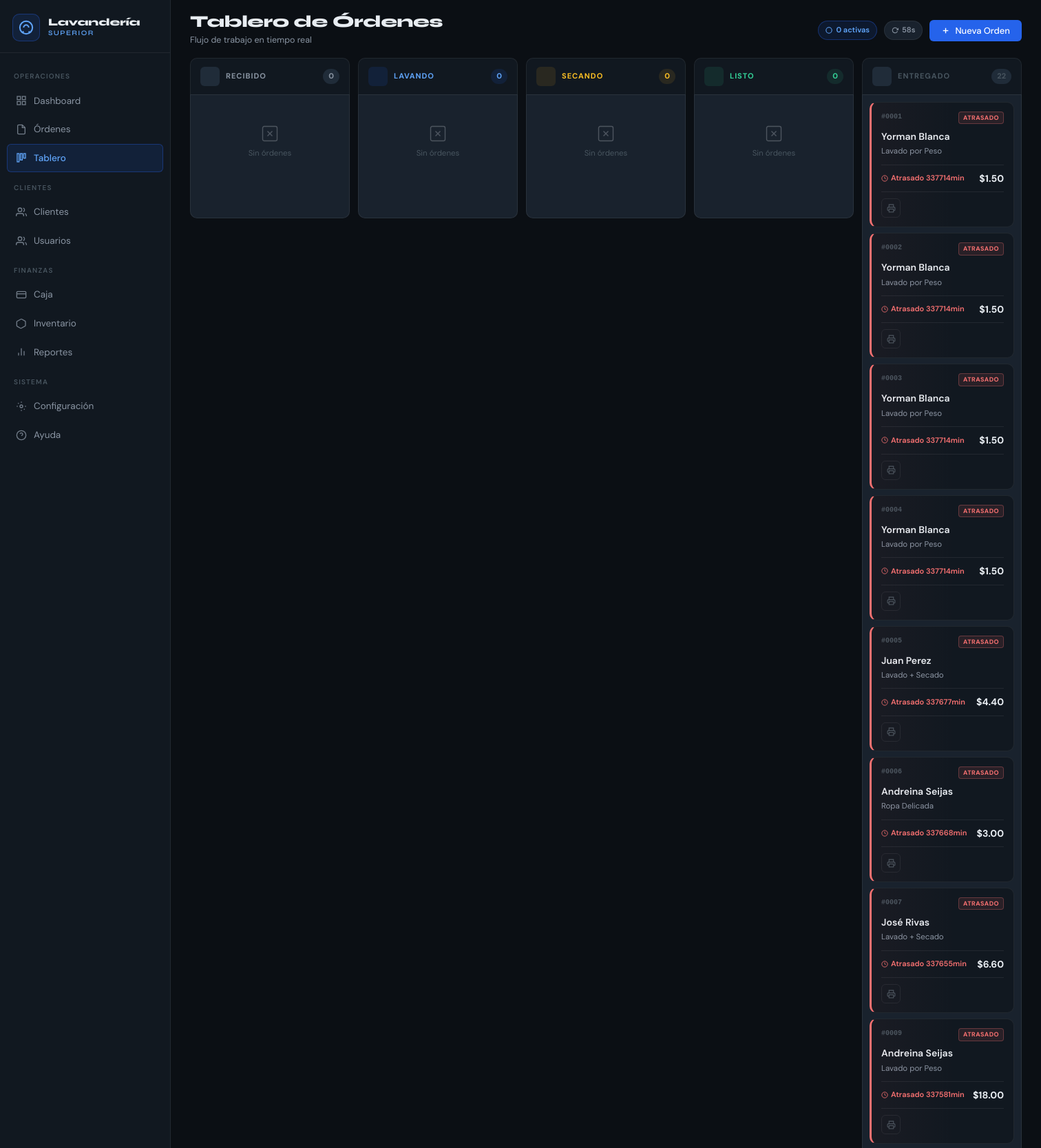
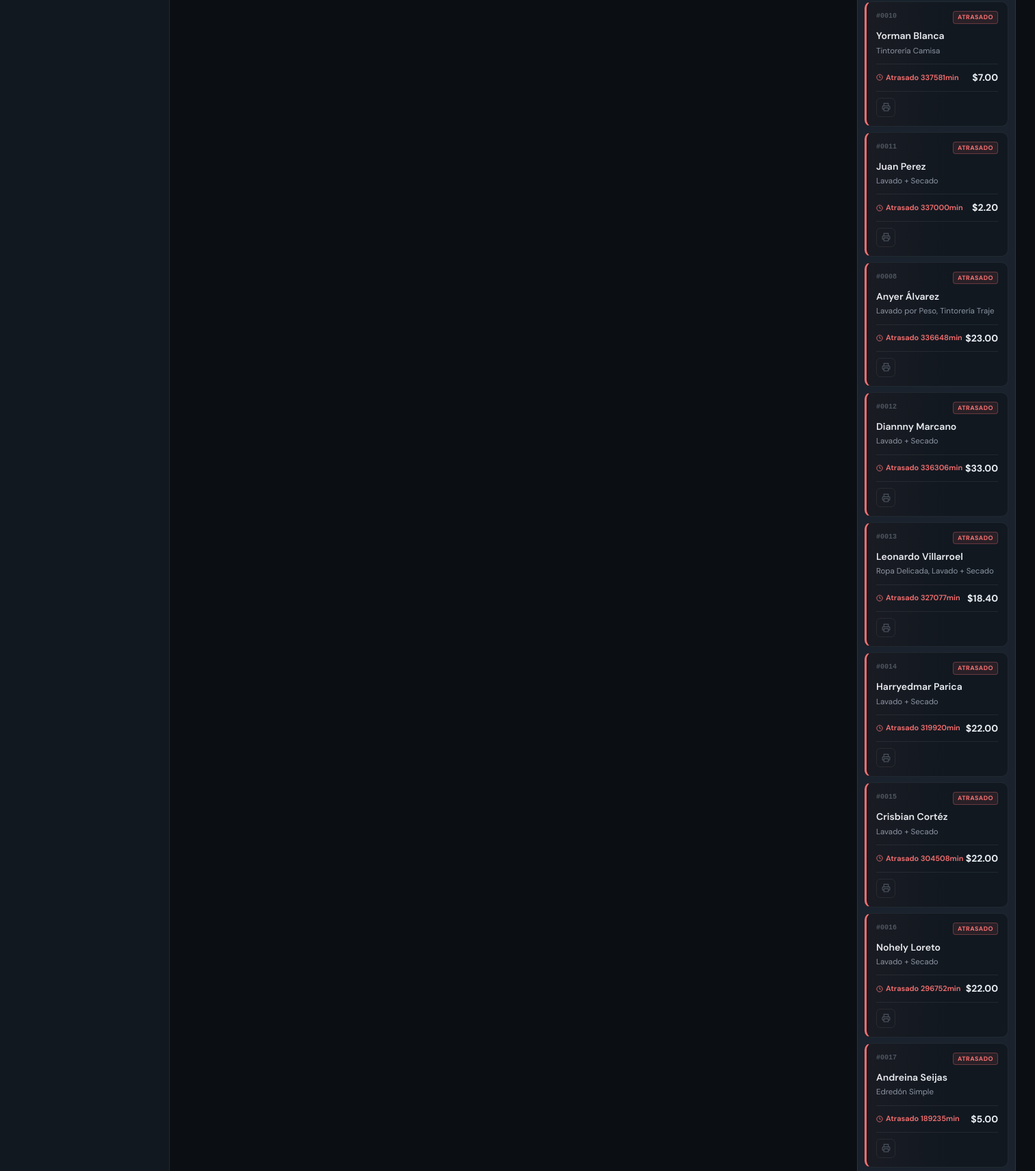
/kanban.php (signed in, upper part), run on the app's committed database (2 pictures, top to bottom).
### tables this page shows
CREATE TABLE `ordenes` (
  `id` int(10) unsigned NOT NULL AUTO_INCREMENT,
  `cliente_id` int(10) unsigned NOT NULL,
  `fecha_recepcion` datetime NOT NULL DEFAULT current_timestamp(),
  `fecha_promesa` datetime NOT NULL,
  `fecha_entrega` datetime DEFAULT NULL,
  `estado` enum('Recibido','Lavando','Secando','Listo','Entregado','Cancelado') NOT NULL DEFAULT 'Recibido',
  `total_usd` decimal(12,4) NOT NULL DEFAULT 0.0000,
  `total_bs` decimal(16,2) DEFAULT NULL,
  `tasa_cambio_id` int(10) unsigned DEFAULT NULL,
  `metodo_pago` enum('Efectivo_USD','Efectivo_BS','Pago_Movil','Punto_Venta','Transferencia','Mixto') DEFAULT 'Efectivo_USD',
  `notas` text DEFAULT NULL,
  `foto_recepcion` varchar(255) DEFAULT NULL COMMENT 'Ruta a imagen de evidencia',
  `notificado_whatsapp` tinyint(1) DEFAULT 0,
  `created_at` timestamp NOT NULL DEFAULT current_timestamp(),
  `updated_at` timestamp NOT NULL DEFAULT current_timestamp() ON UPDATE current_timestamp(),
  PRIMARY KEY (`id`),
  KEY `tasa_cambio_id` (`tasa_cambio_id`),
  KEY `idx_estado` (`estado`),
  KEY `idx_fecha_promesa` (`fecha_promesa`),
  KEY `idx_cliente` (`cliente_id`),
  CONSTRAINT `ordenes_ibfk_1` FOREIGN KEY (`cliente_id`) REFERENCES `clientes` (`id`) ON UPDATE CASCADE,
  CONSTRAINT `ordenes_ibfk_2` FOREIGN KEY (`tasa_cambio_id`) REFERENCES `tasas_cambio` (`id`)
);

CREATE TABLE `clientes` (
  `id` int(10) unsigned NOT NULL AUTO_INCREMENT,
  `nombres` varchar(120) NOT NULL DEFAULT '',
  `apellidos` varchar(60) NOT NULL DEFAULT '',
  `nombre` varchar(120) NOT NULL,
  `cedula_rif` varchar(20) NOT NULL,
  `telefono` varchar(20) NOT NULL COMMENT 'Número de telefono',
  `direccion` text DEFAULT NULL,
  `email` varchar(100) DEFAULT NULL,
  `puntos_acumulados` int(10) unsigned DEFAULT 0,
  `activo` tinyint(1) DEFAULT 1,
  `fecha_registro` timestamp NOT NULL DEFAULT current_timestamp(),
  PRIMARY KEY (`id`),
  UNIQUE KEY `cedula_rif` (`cedula_rif`),
  KEY `idx_cedula` (`cedula_rif`),
  KEY `idx_telefono` (`telefono`)
);

### config/database.php (called while the page is built, shortened)
<?php
function getDB(): PDO {
    static $pdo = null;
    if ($pdo === null) {
        $dsn = "mysql:host=" . DB_HOST . ";dbname=" . DB_NAME . ";charset=" . DB_CHARSET;
        $options = [
            PDO::ATTR_ERRMODE            => PDO::ERRMODE_EXCEPTION,
            PDO::ATTR_DEFAULT_FETCH_MODE => PDO::FETCH_ASSOC,
            PDO::ATTR_EMULATE_PREPARES   => false,
        ];
        try {
            $pdo = new PDO($dsn, DB_USER, DB_PASS, $options);
        } catch (PDOException $e) {
            error_log('Conexión a la BD fallida: ' . $e->getMessage());
            http_response_code(503);
            $msg = 'No se pudo conectar con la base de datos. Verifique que MySQL esté encendido en XAMPP.';
            if (($_SERVER['HTTP_X_REQUESTED_WITH'] ?? '') === 'fetch') {
                header('Content-Type: application/json; charset=utf-8');
                exit(json_encode(['success' => false, 'ok' => false, 'error' => $msg]));
            }
            exit('<p style="font-family:sans-serif;padding:24px;color:#b91c1c;">' . $msg . '</p>');
        }
    }
    return $pdo;
}
function obtenerOrdenesPorEstado(string $estado, int $limite = 50): array {
    $stmt = getDB()->prepare("
        SELECT o.*, c.nombre AS cliente_nombre, c.telefono,
               (SELECT GROUP_CONCAT(s.nombre ORDER BY d.id SEPARATOR ', ')
                  FROM detalle_orden d JOIN servicios s ON s.id = d.servicio_id
                 WHERE d.orden_id = o.id) AS servicio_nombre,
               (SELECT COALESCE(SUM(p.cantidad),0) FROM prendas_orden p WHERE p.orden_id = o.id) AS total_prendas
        FROM ordenes o
        JOIN clientes c ON o.cliente_id = c.id
        WHERE o.estado = ?
        ORDER BY o.fecha_promesa ASC
        LIMIT ?
    ");
    $stmt->execute([$estado, $limite]);
    return $stmt->fetchAll();
}

### config/init.php (called while the page is built, shortened)
<?php
require_once ROOT . 'config/database.php';
function h(?string $texto): string {
    return htmlspecialchars($texto ?? '', ENT_QUOTES, 'UTF-8');
}

### kanban.php (the view, shortened to what this page needs)
<?php
require_once __DIR__ . '/config/init.php';
$estados = ['Recibido','Lavando','Secando','Listo','Entregado'];
$colDef = [
  'Recibido'  => ['var'=>'--text-sub',    'bg'=>'--bg-surface3',  'icon'=>'M5 12h14M12 5l7 7-7 7',                                          'next'=>'Lavando'],
  'Lavando'   => ['var'=>'--accent-light','bg'=>'--accent-bg',    'icon'=>'M12 2a10 10 0 1 0 0 20 10 10 0 0 0 0-20zM8 12a4 4 0 0 1 8 0',  'next'=>'Secando'],
  'Secando'   => ['var'=>'--amber',       'bg'=>'--amber-bg',     'icon'=>'M12 2v2M12 20v2M4.22 4.22l1.42 1.42M18.36 18.36l1.42 1.42M2 12h2M20 12h2M4.22 19.78l1.42-1.42M18.36 5.64l1.42-1.42', 'next'=>'Listo'],
  'Listo'     => ['var'=>'--green',       'bg'=>'--green-bg',     'icon'=>'M20 6L9 17l-5-5',                                                'next'=>'Entregado'],
  'Entregado' => ['var'=>'--text-hint',   'bg'=>'--bg-surface3',  'icon'=>'M21 10c0 7-9 13-9 13s-9-6-9-13a9 9 0 0 1 18 0z',               'next'=>null],
];
$data = [];
$totales = [];
foreach ($estados as $e) {
    $data[$e]    = obtenerOrdenesPorEstado($e);
    $totales[$e] = count($data[$e]);
}
$totalActivas = $totales['Recibido'] + $totales['Lavando'] + $totales['Secando'] + $totales['Listo'];
?>
<!DOCTYPE html>
<html lang="es">
<head>
  <link rel="stylesheet" href="assets/css/main.css">
</head>
<body>
<div class="layout">
  <main class="main-content" style="background:var(--bg-base);">
    <div class="kan-topbar">
      <div>
        <h1 class="page-title">Tablero de Órdenes</h1>
        <p class="page-sub">Flujo de trabajo en tiempo real</p>
      </div>
      <div class="topbar-actions">
        <span class="kan-badge activas">
          <svg width="10" height="10" viewBox="0 0 24 24" fill="none" stroke="currentColor" stroke-width="2.5"><circle cx="12" cy="12" r="10"/></svg>
          <?= $totalActivas ?> activas
        </span>
        <span class="kan-badge refresh" id="refresh-badge">
        </span>
        <a href="ordenes.php?action=nueva" class="btn btn-primary">
          <svg width="13" height="13" viewBox="0 0 24 24" fill="none" stroke="currentColor" stroke-width="2.5"><line x1="12" y1="5" x2="12" y2="19"/><line x1="5" y1="12" x2="19" y2="12"/></svg>
          Nueva Orden
        </a>
      </div>
    </div>
    <div class="kboard">
      <?php foreach ($estados as $estado):
        $def    = $colDef[$estado];
        $orders = $data[$estado];
        $cnt    = $totales[$estado];
      ?>
      <div class="kcol kcol--<?= $estado ?>">
        <div class="kcol__head">
          <div class="kcol__icon">
            <svg width="13" height="13" viewBox="0 0 24 24" fill="none" stroke="currentColor" stroke-width="2"><?= $def['icon'] ?></svg>
          </div>
          <span class="kcol__name"><?= $estado ?></span>
          <span class="kcol__cnt"><?= $cnt ?></span>
        </div>
        <div class="kcol__body">
          <?php if(empty($orders)): ?>
            <div class="kcol__empty">
              <svg width="28" height="28" viewBox="0 0 24 24" fill="none" stroke="currentColor" stroke-width="1.2"><rect x="3" y="3" width="18" height="18" rx="2"/><line x1="9" y1="9" x2="15" y2="15"/><line x1="15" y1="9" x2="9" y2="15"/></svg>
              <p>Sin órdenes</p>
            </div>
          <?php else: ?>
            <?php foreach($orders as $o):
              $mins    = (strtotime($o['fecha_promesa']) - time()) / 60;
              $urgente = $mins <= 120;
              $vencido = $mins < 0;
              if ($vencido) {
                $tClass = 'vencido';
                $tTxt   = 'Atrasado '.abs(round($mins)).'min';
              } elseif ($urgente) {
                $tClass = 'pronto';
                $tTxt   = 'Vence en '.round($mins).'min';
              } else {
                $h      = (int) floor($mins / 60);
                $m      = (int) $mins % 60;
                $tClass = 'ok';
                $tTxt   = ($h > 0 ? $h.'h ' : '').round($m).'min';
              }
            ?>
            <div class="kcard <?= $urgente ? 'urgente' : '' ?>">
              <div class="kc-top">
                <span class="kc-num">#<?= str_pad($o['id'],4,'0',STR_PAD_LEFT) ?></span>
                <?php if($urgente): ?><span class="kc-urg"><?= $vencido?'ATRASADO':'URGENTE' ?></span><?php endif; ?>
              </div>
              <p class="kc-cli"><?= h($o['cliente_nombre']) ?></p>
              <p class="kc-svc"><?= h($o['servicio_nombre'] ?: 'Sin servicios') ?></p>
              <div class="kc-mid">
                <span class="kc-tiempo <?= $tClass ?>">
                  <svg width="10" height="10" viewBox="0 0 24 24" fill="none" stroke="currentColor" stroke-width="2"><circle cx="12" cy="12" r="10"/><polyline points="12 6 12 12 16 14"/></svg>
                  <?= $tTxt ?>
                </span>
                <span class="kc-monto">$<?= number_format($o['total_usd'],2) ?></span>
              </div>
              <div class="kc-btns">
                <button class="kc-btn-icon" onclick="verTicket(<?= $o['id'] ?>,'<?= $estado==='Entregado'?'entrega':'recepcion' ?>')" data-tip="Ver / reimprimir ticket">
                  <svg width="13" height="13" viewBox="0 0 24 24" fill="none" stroke="currentColor" stroke-width="2"><polyline points="6 9 6 2 18 2 18 9"/><path d="M6 18H4a2 2 0 0 1-2-2v-5a2 2 0 0 1 2-2h16a2 2 0 0 1 2 2v5a2 2 0 0 1-2 2h-2"/><rect x="6" y="14" width="12" height="8"/></svg>
                </button>
              </div>
            </div>
            <?php endforeach; ?>
          <?php endif; ?>
        </div>
      </div>
      <?php endforeach; ?>
    </div>
  </main>
</div>
</body>
</html>

### assets/css/main.css (style rules this page uses)
:root { --bg-base: #0b0f14; --bg-surface: #111820; --bg-surface2: #19222d; --bg-surface3: #202c39; --border: rgba(255,255,255,0.07); --border-md: rgba(255,255,255,0.12); --border-strong: rgba(255,255,255,0.20); --text: #e8edf2; --text-sub: #8a95a3; --text-hint: #48555f; --accent: #2563eb; --accent-hover: #1d55d4; --accent-light: #60a5fa; --accent-bg: rgba(37,99,235,0.12); --accent-border: rgba(37,99,235,0.35); --green: #34d399; --green-bg: rgba(52,211,153,0.10); --green-border: rgba(52,211,153,0.30); --amber: #fbbf24; --amber-bg: rgba(251,191,36,0.10); --amber-border: rgba(251,191,36,0.30); --red: #f87171; --red-bg: rgba(248,113,113,0.10); --red-border: rgba(248,113,113,0.30); --teal: #2dd4bf; --teal-bg: rgba(45,212,191,0.10); --teal-border: rgba(45,212,191,0.30); --purple: #a78bfa; --purple-bg: rgba(167,139,250,0.10); --sidebar-w: 248px; --radius-sm: 6px; --radius-md: 10px; --radius-lg: 14px; --radius-xl: 20px; --font-display: 'Syne', sans-serif; --font-body: 'DM Sans', sans-serif; --font-mono: 'Courier New', monospace; --t: 0.16s ease; }
*,*::before,*::after { box-sizing:border-box;margin:0;padding:0; }
html { scroll-behavior:smooth; }
body { font-family:var(--font-body);background:var(--bg-base);color:var(--text);font-size:var(--font-size-base,14px);line-height:1.6;min-height:100vh;-webkit-font-smoothing:antialiased; }
a { text-decoration:none;color:inherit; }
button { font-family:var(--font-body); }
.layout { display:flex;min-height:100vh; }
.main-content { flex:1;margin-left:var(--sidebar-w);min-height:100vh;display:flex;flex-direction:column; }
.page-title { font-family:var(--font-display);font-size:var(--font-size-title,24px);font-weight:800;color:var(--text);line-height:1;letter-spacing:-0.02em; }
.page-sub { font-size:12.5px;color:var(--text-sub);margin-top:4px; }
.topbar-actions { display:flex;align-items:center;gap:10px; }
.btn { display:inline-flex;align-items:center;gap:7px;padding:8px 16px;border-radius:var(--radius-sm);font-size:13px;font-weight:500;border:none;cursor:pointer;transition:all var(--t);white-space:nowrap;line-height:1;font-family:var(--font-body); }
.btn-primary { background:var(--accent);color:#fff;border:1px solid transparent; }
.kc-num { font-size:10.5px;color:var(--text-hint);font-family:var(--font-mono);margin-bottom:3px; }
.kc-svc { font-size:11.5px;color:var(--text-sub);margin-top:2px; }

### data on the page
ordenes: id "0001", shows "ATRASADO", cliente.nombre "Yorman Blanca", servicio_nombre "Lavado por Peso", total_usd "1.50"
ordenes: id "0002", shows "ATRASADO", cliente.nombre "Yorman Blanca", servicio_nombre "Lavado por Peso", total_usd "1.50"
ordenes: id "0003", shows "ATRASADO", cliente.nombre "Yorman Blanca", servicio_nombre "Lavado por Peso", total_usd "1.50"
ordenes: id "0004", shows "ATRASADO", cliente.nombre "Yorman Blanca", servicio_nombre "Lavado por Peso", total_usd "1.50"
ordenes: id "0005", shows "ATRASADO", cliente.nombre "Juan Perez", servicio_nombre "Lavado + Secado", total_usd "4.40"
ordenes: id "0006", shows "ATRASADO", cliente.nombre "Andreina Seijas", servicio_nombre "Ropa Delicada", total_usd "3.00"
ordenes: id "0007", shows "ATRASADO", cliente.nombre "José Rivas", servicio_nombre "Lavado + Secado", total_usd "6.60"
ordenes: id "0009", shows "ATRASADO", cliente.nombre "Andreina Seijas", servicio_nombre "Lavado por Peso", total_usd "18.00"
ordenes: id "0010", shows "ATRASADO", cliente.nombre "Yorman Blanca", servicio_nombre "Tintorería Camisa", total_usd "7.00"
ordenes: id "0011", shows "ATRASADO", cliente.nombre "Juan Perez", servicio_nombre "Lavado + Secado", total_usd "2.20"
ordenes: id "0008", shows "ATRASADO", cliente.nombre "Anyer Álvarez", servicio_nombre "Lavado por Peso, Tintorería Traje", total_usd "23.00"
ordenes: id "0012", shows "ATRASADO", cliente.nombre "Diannny Marcano", servicio_nombre "Lavado + Secado", total_usd "33.00"
ordenes: id "0013", shows "ATRASADO", cliente.nombre "Leonardo Villarroel", servicio_nombre "Ropa Delicada, Lavado + Secado", total_usd "18.40"
ordenes: id "0014", shows "ATRASADO", cliente.nombre "Harryedmar Parica", servicio_nombre "Lavado + Secado", total_usd "22.00"
ordenes: id "0015", shows "ATRASADO", cliente.nombre "Crisbian Cortéz", servicio_nombre "Lavado + Secado", total_usd "22.00"
ordenes: id "0016", shows "ATRASADO", cliente.nombre "Nohely Loreto", servicio_nombre "Lavado + Secado", total_usd "22.00"
ordenes: id "0017", shows "ATRASADO", cliente.nombre "Andreina Seijas", servicio_nombre "Edredón Simple", total_usd "5.00"

### other printed values
$seccion "OPERACIONES"
$label "Dashboard"
$label "Órdenes"
$label "Tablero"
$seccion "CLIENTES"
$label "Clientes"
$label "Usuarios"
$seccion "FINANZAS"
$label "Caja"
$label "Inventario"
$label "Reportes"
$seccion "SISTEMA"
$label "Configuración"
$label "Ayuda"
$totalActivas "0"
